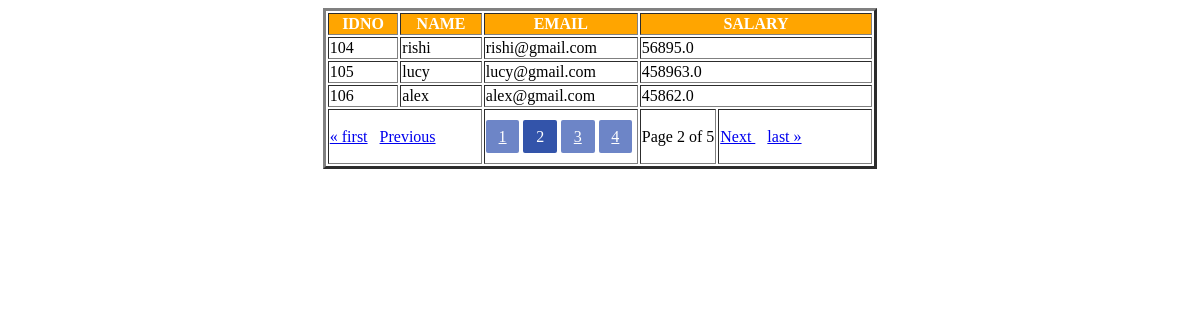
The app's page /index/?page_no=2 with its own data.
### app_page/models.py (models this page shows)
class PaginationModel(models.Model):
    idno=models.IntegerField(primary_key=True)
    name=models.CharField(max_length=30)
    email=models.EmailField(max_length=30,unique=True)
    salary=models.FloatField()

### app_page/views.py (the view)
# urls.py: path('index/',views.showPagination,name='main')
def showPagination(request):
    page_no = request.GET.get("page_no")
    qs=PaginationModel.objects.all()
    per_page=Paginator(qs,3,1) #(object_list, per_page, orphans=0)
    if page_no:
       pge= per_page.page(page_no)
    else:
        pge=per_page.page(1)
    return render(request,"index.html",{"page":pge})

### templates/index.html (shortened to what this page needs)
<table align="center" border="3">
    <tr style="background-color: orange;color: white;" >
        <th>IDNO</th>
        <th>NAME</th>
        <th>EMAIL</th>
        <th colspan="2">SALARY</th>
    </tr>
    {% for x in page %}
    <tr>
        <td>{{ x.idno }}</td>
        <td>{{ x.name }}</td>
        <td>{{ x.email }}</td>
        <td colspan="2">{{ x.salary }}</td>
    </tr>
    {% endfor %}
    <tr>
        <td colspan="2" width="150">
         {% if page.has_previous %}
             <a href="/index/?page_no=1">&laquo; first</a>&nbsp;&nbsp;
             <a href="/index/?page_no={{ page.previous_page_number }}">
                Previous
            </a>
          {% endif %}
        </td>
        <td width="150" height="55">
              {% for x in page.paginator.page_range %}
            {% if page.number == x%}
            <span class="pagination-number pagination-current">{{ x }}</span>
            {% elif x > page.number|add:'-3' and x < page.number|add:'3' %}
            <a class="pagination-number" href="?page_no={{ x }}">{{ x }}</a>
            {% endif %}
          {% endfor %}
        </td>
        <td>
            Page {{ page.number }} of {{ page.paginator.num_pages }}
        </td>
        <td width="150">
          {% if page.has_next %}
            <a href="/index/?page_no={{ page.next_page_number }}">
                Next
            </a>&nbsp;&nbsp;
             <a href="/index/?page_no={{ page.paginator.num_pages }}">last &raquo;</a>
           {% endif %}
        </td>
    </tr>
</table>

### templates/index.html (style rules this page uses)
.pagination-number { padding: 0.5em 0.8em; border-radius: 2px; color: #fff; background-color: #6D85C7; }
.pagination-number:hover, .pagination-current { background-color: #3354AA; }

### records on screen
PaginationModel: idno "104", name "rishi", email "rishi@gmail.com", salary "56895.0"
PaginationModel: idno "105", name "lucy", email "lucy@gmail.com", salary "458963.0"
PaginationModel: idno "106", name "alex", email "alex@gmail.com", salary "45862.0"

### other values on screen
{{ x }} "1" "3" "4"
{{ x }} "2"
{{ page.number }} "2"
{{ page.paginator.num_pages }} "5"
